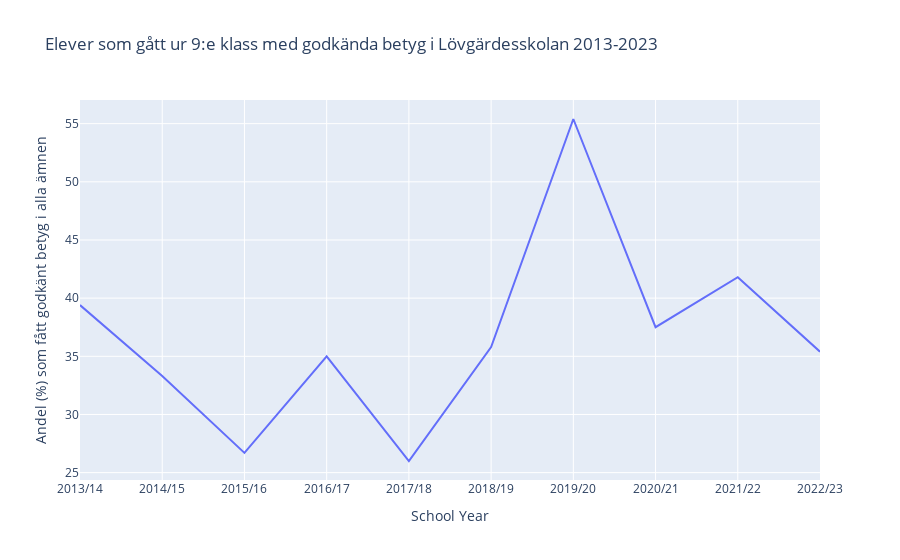

The notebook cell this image was saved under:
### Markdown cell above
Vi vill se om elevernas bakgrund har något att göra med andelen elever som går klart 9:e klass med behörighet till yrkesprogram i Göteborgs Kommun.

### Code cell
import pandas as pd
import numpy as np
import matplotlib.pyplot as plt
import seaborn as sns
import plotly.express as px
import plotly.graph_objects as go

__file__ = 'df_grades_gothenburg_2013_to_2023.xlsx'
df = pd.read_excel(__file__, skiprows=6)

df_löv = df.iloc[440:441]

#
# Assuming 'df_löv' is your DataFrame filtered for Lövgärdesskolan data
# First, ensure df_löv is filtered correctly to include only your target school's data if not done already

# Reshape the DataFrame to a long format
df_long = df_löv.melt(id_vars=["Skolenhet"], value_vars=['2013/14', '2014/15', '2015/16', '2016/17', '2017/18', '2018/19', '2019/20', '2020/21', '2021/22', '2022/23'],
                      var_name='School Year', value_name='Andel (%) som fått godkänt betyg i alla ämnen')

# Filter the DataFrame for Lövgärdesskolan 4-9 if it has multiple school data
df_long_löv = df_long[df_long['Skolenhet'].str.contains("Lövgärdesskolan 4-9")]

# Now, plot with the correct x and y
fig_1 = px.line(df_long_löv, x='School Year', y='Andel (%) som fått godkänt betyg i alla ämnen', title='Elever som gått ur 9:e klass med godkända betyg i Lövgärdesskolan 2013-2023')

fig_1.show()

### Figure 1 — Plotly figure (JSON) as saved in the notebook; plotly's stock layout.template omitted (floating-point values rounded to 4 significant figures)
{"data": [{"hovertemplate": "School Year=%{x}<br>Andel (%) som fått godkänt betyg i alla ämnen=%{y}<extra></extra>", "legendgroup": "", "line": {"color": "#636efa", "dash": "solid"}, "marker": {"symbol": "circle"}, "mode": "lines", "name": "", "orientation": "v", "showlegend": false, "type": "scatter", "x": ["2013/14", "2014/15", "2015/16", "2016/17", "2017/18", "2018/19", "2019/20", "2020/21", "2021/22", "2022/23"], "xaxis": "x", "y": [39.4, 33.3, 26.7, 35, 26, 35.8, 55.4, 37.5, 41.8, 35.4], "yaxis": "y"}], "layout": {"legend": {"tracegroupgap": 0}, "title": {"text": "Elever som gått ur 9:e klass med godkända betyg i Lövgärdesskolan 2013-2023"}, "xaxis": {"anchor": "y", "domain": [0, 1], "title": {"text": "School Year"}}, "yaxis": {"anchor": "x", "domain": [0, 1], "title": {"text": "Andel (%) som fått godkänt betyg i alla ämnen"}}}}
